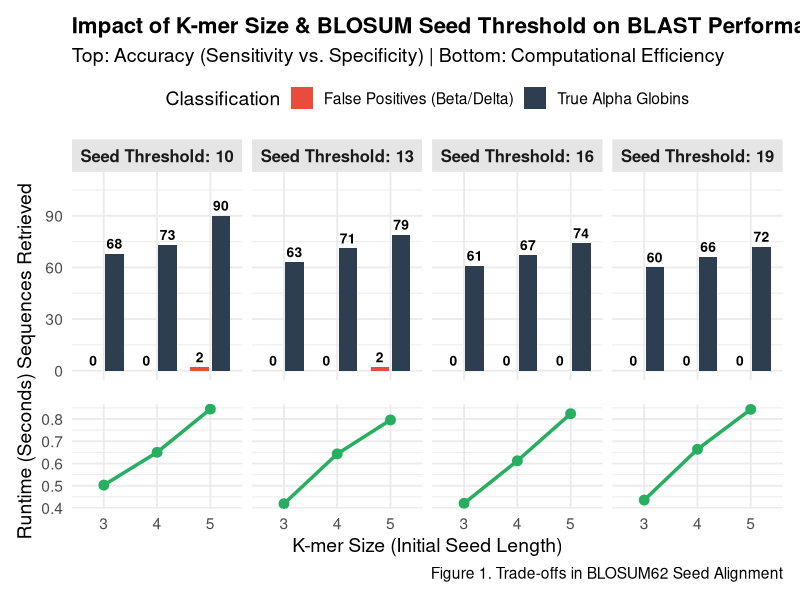
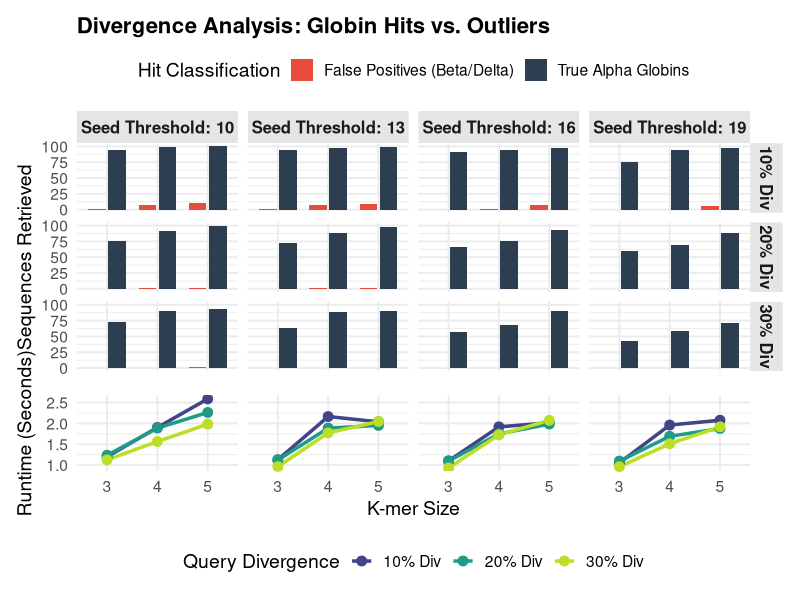
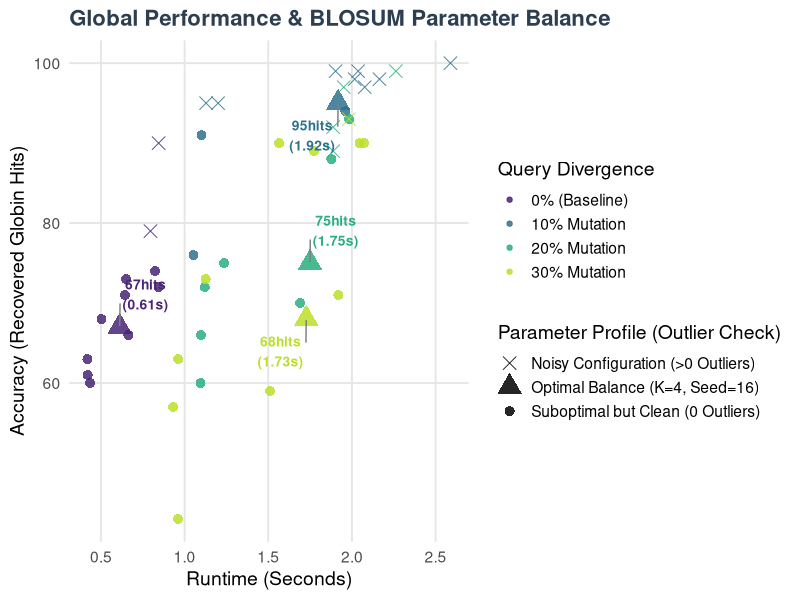
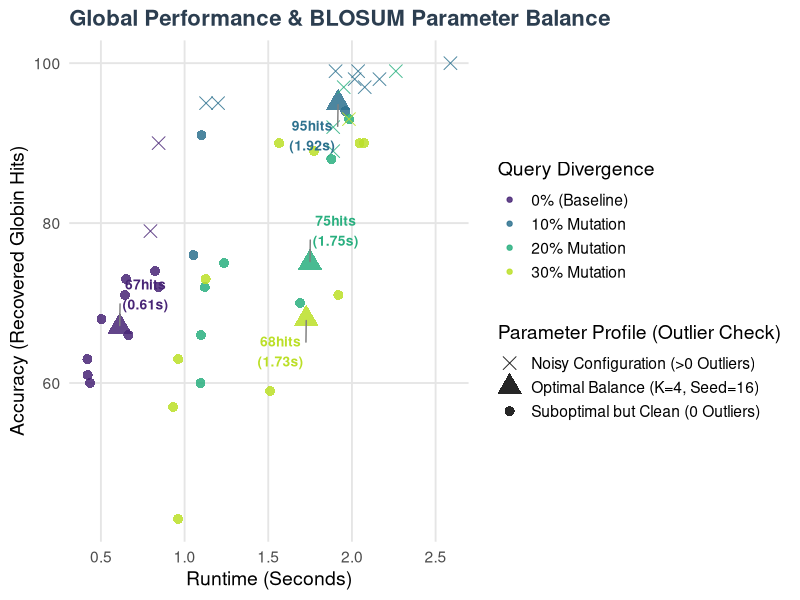

Write the R code that produced these figures, in order.
results <- read.csv("output_file.csv", header=TRUE)
library(ggplot2)
library(tidyr)
library(dplyr)
library(patchwork)
library(ggrepel)

my_thresholds <- c(10, 13, 16, 19)

# --- PLOT 1: The Accuracy Bar Chart ---
df_long <- results %>%
  filter(seed_threshold %in% my_thresholds) %>%
  filter(grepl("P69905", query_id)) %>% 
  pivot_longer(cols = c(globin_hits, outlier_hits),
               names_to = "Hit_Type",
               values_to = "Count") %>%
  mutate(
    Hit_Type = ifelse(Hit_Type == "globin_hits", "True Alpha Globins", "False Positives (Beta/Delta)"),
    Threshold_Label = factor(paste("Seed Threshold:", seed_threshold), 
                             levels = paste("Seed Threshold:", my_thresholds))
  )

p1 <- ggplot(df_long, aes(x = factor(test_k), y = Count, fill = Hit_Type)) +
  geom_bar(stat = "identity", position = position_dodge(width = 0.8), width = 0.7) +
  geom_text(aes(label = Count), 
            position = position_dodge(width = 0.8), 
            vjust = -0.5, size = 3.5, fontface = "bold", color = "black") +
  facet_wrap(~ Threshold_Label, ncol = 4) + 
  scale_fill_manual(values = c("True Alpha Globins" = "#2C3E50", 
                               "False Positives (Beta/Delta)" = "#E74C3C")) +
  scale_y_continuous(limits = c(0, 110)) + 
  labs(
    title = "Impact of K-mer Size & BLOSUM Seed Threshold on BLAST Performance",
    subtitle = "Top: Accuracy (Sensitivity vs. Specificity) | Bottom: Computational Efficiency",
    y = "Sequences Retrieved",
    fill = "Classification"
  ) +
  theme_minimal(base_size = 14) +
  theme(
    plot.title = element_text(face = "bold", size = 16),
    legend.position = "top", 
    strip.background = element_rect(fill = "gray90", color = NA),
    strip.text = element_text(face = "bold", size = 12),
    axis.title.x = element_blank(), 
    axis.text.x = element_blank()   
  )

# --- PLOT 2: The Runtime Line Chart ---
results_filtered <- results %>%
  filter(seed_threshold %in% my_thresholds) %>%
  filter(grepl("P69905", query_id)) %>% 
  mutate(Threshold_Label = factor(paste("Seed Threshold:", seed_threshold), 
                                  levels = paste("Seed Threshold:", my_thresholds)))

p2 <- ggplot(results_filtered, aes(x = factor(test_k), y = runtime_seconds, group = 1)) +
  geom_line(color = "#27AE60", linewidth = 1.2) + 
  geom_point(color = "#27AE60", size = 3) +
  facet_wrap(~ Threshold_Label, ncol = 4) + 
  labs(
    x = "K-mer Size (Initial Seed Length)",
    y = "Runtime (Seconds)",
    caption = "Figure 1. Trade-offs in BLOSUM62 Seed Alignment"
  ) +
  theme_minimal(base_size = 14) +
  theme(
    strip.background = element_blank(), 
    strip.text = element_blank()        
  )

final_plot <- p1 / p2 + plot_layout(heights = c(2, 1))
print(final_plot)

# --- PLOTS DIVERGENTES  ---
df_divergent_long <- results %>%
  filter(!grepl("P69905", query_id)) %>% 
  filter(seed_threshold %in% my_thresholds) %>%
  pivot_longer(cols = c(globin_hits, outlier_hits),
               names_to = "Hit_Type",
               values_to = "Count") %>%
  mutate(
    Hit_Type = ifelse(Hit_Type == "globin_hits", "True Alpha Globins", "False Positives (Beta/Delta)"),
    Threshold_Label = factor(paste("Seed Threshold:", seed_threshold), levels = paste("Seed Threshold:", my_thresholds)),
    Query_Div = case_when(
      grepl("10", query_id) ~ "10% Div",
      grepl("20", query_id) ~ "20% Div",
      grepl("30", query_id) ~ "30% Div"
    )
  )

p3 <- ggplot(df_divergent_long, aes(x = factor(test_k), y = Count, fill = Hit_Type)) +
  geom_bar(stat = "identity", position = position_dodge(width = 0.8), width = 0.7) +
  facet_grid(Query_Div ~ Threshold_Label) + 
  scale_fill_manual(values = c("True Alpha Globins" = "#2C3E50", 
                               "False Positives (Beta/Delta)" = "#E74C3C")) +
  labs(title = "Divergence Analysis: Globin Hits vs. Outliers", y = "Sequences Retrieved", fill = "Hit Classification") +
  theme_minimal(base_size = 14) +
  theme(plot.title = element_text(face = "bold", size = 16), 
        axis.title.x = element_blank(), 
        axis.text.x = element_blank(), 
        legend.position = "top", 
        strip.background = element_rect(fill = "gray90", color = NA), 
        strip.text = element_text(face = "bold", size = 12))

# Runtime
df_divergent_runtime <- results %>%
  filter(!grepl("P69905", query_id)) %>% 
  filter(seed_threshold %in% my_thresholds) %>%
  mutate(Threshold_Label = factor(paste("Seed Threshold:", seed_threshold), levels = paste("Seed Threshold:", my_thresholds)),
         Query_Div = case_when(
           grepl("10", query_id) ~ "10% Div",
           grepl("20", query_id) ~ "20% Div",
           grepl("30", query_id) ~ "30% Div"
         ))

p4 <- ggplot(df_divergent_runtime, aes(x = factor(test_k), y = runtime_seconds, color = Query_Div, group = Query_Div)) +
  geom_line(linewidth = 1.2) + 
  geom_point(size = 3) +
  facet_grid(~ Threshold_Label) + 
  scale_color_viridis_d(option = "viridis", begin = 0.2, end = 0.9) + 
  labs(x = "K-mer Size", y = "Runtime (Seconds)", color = "Query Divergence") +
  theme_minimal(base_size = 14) +
  theme(strip.background = element_blank(), strip.text = element_blank(), legend.position = "bottom")

divergent_plot <- p3 / p4 + plot_layout(heights = c(3, 1))
print(divergent_plot)

# --- GLOBAL PLOT TRADE-OFF ---
df_global <- results %>%
  mutate(
    Divergence = factor(case_when(
      grepl("P69905", query_id) ~ "0% (Baseline)",
      grepl("10", query_id) ~ "10% Mutation",
      grepl("20", query_id) ~ "20% Mutation",
      grepl("30", query_id) ~ "30% Mutation"
    ), levels = c("0% (Baseline)", "10% Mutation", "20% Mutation", "30% Mutation")),
    
    
    Profile_Class = case_when(
      test_k == 4 & seed_threshold == 16 ~ "Optimal Balance (K=4, Seed=16)",
      outlier_hits == 0 ~ "Suboptimal but Clean (0 Outliers)",
      TRUE ~ "Noisy Configuration (>0 Outliers)"
    )
  )

p_global <- ggplot(df_global, aes(x = runtime_seconds, y = globin_hits, color = Divergence)) +
  geom_point(aes(shape = Profile_Class, size = Profile_Class), alpha = 0.85) +
  geom_text_repel(data = filter(df_global, Profile_Class == "Optimal Balance (K=4, Seed=16)"),
                  aes(label = paste(globin_hits, "hits\n(", round(runtime_seconds, 2), "s)", sep="")),
                  show.legend = FALSE, size = 3.5, fontface = "bold", 
                  box.padding = 0.8, segment.color = "gray50") +
  scale_color_viridis_d(option = "viridis", begin = 0.1, end = 0.9) +
  scale_shape_manual(values = c("Optimal Balance (K=4, Seed=16)" = 17, 
                                "Suboptimal but Clean (0 Outliers)" = 16, 
                                "Noisy Configuration (>0 Outliers)" = 4)) + 
  scale_size_manual(values = c("Optimal Balance (K=4, Seed=16)" = 6, 
                               "Suboptimal but Clean (0 Outliers)" = 3, 
                               "Noisy Configuration (>0 Outliers)" = 4)) +
  labs(
    title = "Global Performance & BLOSUM Parameter Balance",
    x = "Runtime (Seconds)",
    y = "Accuracy (Recovered Globin Hits)",
    color = "Query Divergence",
    shape = "Parameter Profile (Outlier Check)",
    size = "Parameter Profile (Outlier Check)"
  ) +
  theme_minimal(base_size = 14) +
  theme(
    legend.position = "right",
    plot.title = element_text(face="bold", size=16, color = "#2C3E50"),
    panel.grid.minor = element_blank(),
    panel.grid.major = element_line(color = "gray90")
  )

print(p_global)
ggsave("plot_global_balance.png", plot = p_global, width = 12, height = 7, dpi = 300)
